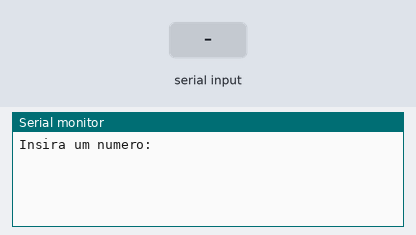
A sketch run on a simulated Arduino Uno, built with avr-gcc and run on an emulated ATmega328P. Parts: the last lines printed to the serial monitor. Inputs (shaded band) come from the test bench.

Above: at 1.2 s.
1.3 s: "90,45\n" received over Serial
At 1.8 s:
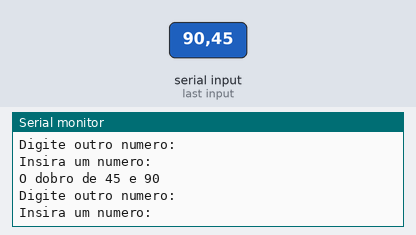
2.8 s: "30,150\n" received over Serial
At 4.8 s:
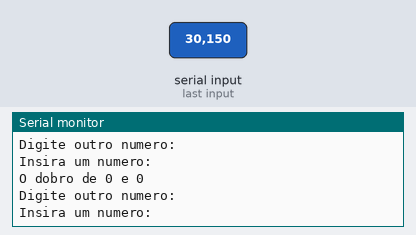
Timing chart, 0 to 6.3 s (numbered marks = the images above; inputs shaded):
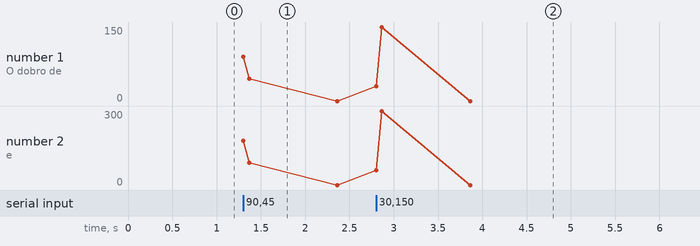

The sketch:

lopal_ex031.ino
```cpp
//Faça um programa que receba um número e exiba o seu dobro.
//

int numero;
int dobro;

void setup() {
  Serial.begin(9600); // Inicia a comunicação serial
}

void loop() {
  Serial.println("Insira um numero:");
   while (!Serial.available());
  if (Serial.available() > 0) {
    numero = Serial.parseInt(); // Lê o número digitado
    dobro = numero * 2;
    Serial.print("O dobro de ");
    Serial.print(numero);
    Serial.print(" e ");
    Serial.println(dobro);

    // Aguarda nova entrada
    Serial.println("Digite outro numero:");
  }
}
```

Measured:
- after the input at 1.3 s, the serial monitor: prints a new line at once (image 1)
- after the input at 2.8 s, the serial monitor: prints a new line at once (image 2)
